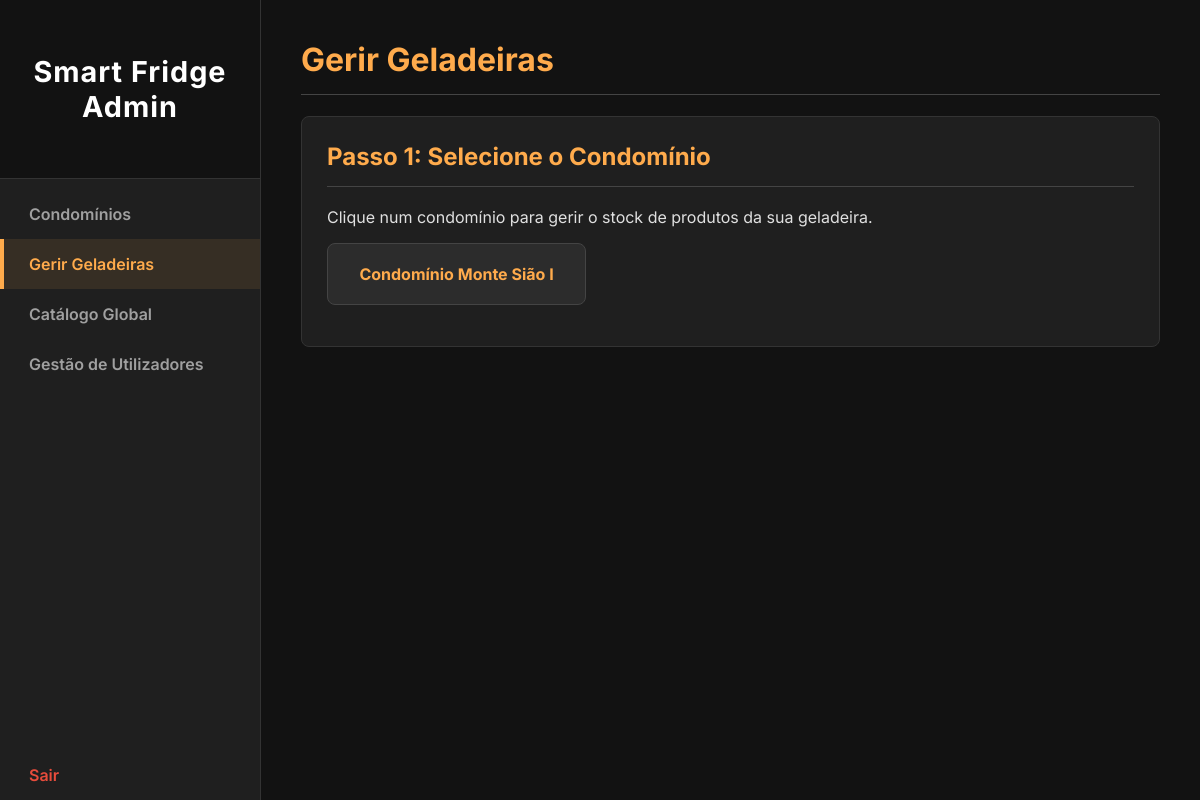
Before: /admin/geladeiras (signed in) with the older database file.
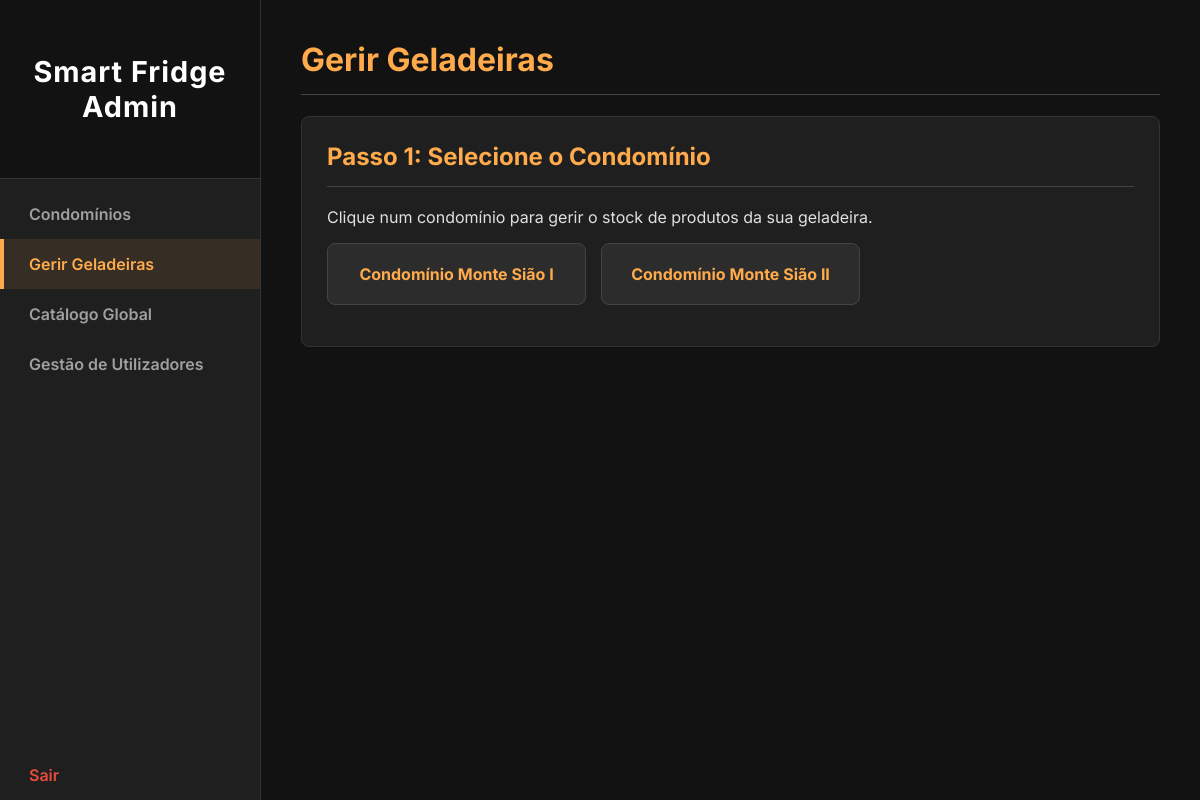
After: the same page with the newer database file.
### models.py (models this page shows)
class Condominio(db.Model):
    __tablename__ = 'condominio'
    id = db.Column(db.Integer, primary_key=True)
    name = db.Column(db.String(150), nullable=False, unique=True)
    responsible_name = db.Column(db.String(150))
    products = db.relationship('Product', secondary='inventory', back_populates='condominios')

### app.py (the view)
@app.route('/admin/geladeiras')
@login_required
def selecionar_geladeira():
    if not current_user.is_admin: return redirect(url_for('user_dashboard'))
    condominios = Condominio.query.order_by(Condominio.name).all()
    return render_template('selecionar_geladeira.html', condominios=condominios)

### app.py (called while the page is built)
@login_manager.user_loader
def load_user(user_id):
    return User.query.get(int(user_id))

### templates/selecionar_geladeira.html (shortened to what this page needs)
<!DOCTYPE html>
<html lang="pt-br">
<head>
    <link rel="stylesheet" href="{{ url_for('static', filename='admin_style.css') }}">
</head>
<body>
    <div class="wrapper">
        <nav class="sidebar">
            <div class="sidebar-header"><h3 class="logo-text">Smart Fridge Admin</h3></div>
            <ul>
                <li><a href="{{ url_for('gerenciar_condominios') }}">Condomínios</a></li>
                <li><a href="{{ url_for('selecionar_geladeira') }}" class="active">Gerir Geladeiras</a></li>
                <li><a href="{{ url_for('gerenciar_catalogo') }}">Catálogo Global</a></li>
                <li><a href="{{ url_for('gerenciar_utilizadores') }}">Gestão de Utilizadores</a></li>
                <li><a href="{{ url_for('logout') }}" class="logout-link">Sair</a></li>
            </ul>
        </nav>
        <main class="main-content">
            <h1>Gerir Geladeiras</h1>
            <div class="card">
                <h2>Passo 1: Selecione o Condomínio</h2>
                {% if condominios %}
                    <p>Clique num condomínio para gerir o stock de produtos da sua geladeira.</p>
                    <ul class="condo-list">
                        {% for condo in condominios %}
                            <li><a href="{{ url_for('gerir_geladeira', condo_id=condo.id) }}">{{ condo.name }}</a></li>
                        {% endfor %}
                    </ul>
                {% else %}
                    <div class="empty-state">
                        <h2>Nenhum Condomínio Encontrado</h2>
                        <p>Para gerir o stock de uma geladeira, primeiro precisa de criar um condomínio.</p>
                        <a href="{{ url_for('gerenciar_condominios') }}" class="button">Adicionar Condomínio</a>
                    </div>
                {% endif %}
            </div>
        </main>
    </div>
</body>
</html>

Changed rows visible on the page:
added Condominio: name "Condomínio Monte Sião II"
